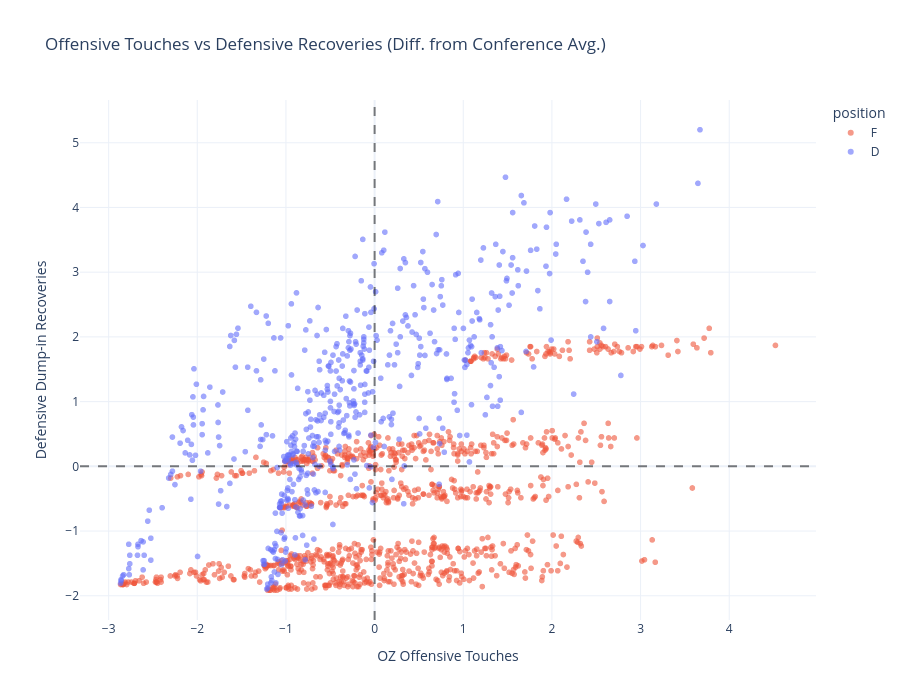

Notebook code cell kept with this figure:
### Markdown cell above
**make this graph interactive to be able to extract any information at all**

### Code cell
import plotly.express as px

fig = px.scatter(
    df,
    x='successful_oz_offensive_touches',
    y='successful_defensive_dump_in_recoveries',
    color='position',
    hover_name='player',
    hover_data=['team', 'conference'],
    color_discrete_sequence=['#ef553b', '#636efa'],
    opacity=0.6,
    title='Offensive Touches vs Defensive Recoveries (Diff. from Conference Avg.)'
)
fig.add_hline(y=0, line_dash="dash", line_color="black", opacity=0.5)
fig.add_vline(x=0, line_dash="dash", line_color="black", opacity=0.5)

fig.update_layout(
    xaxis_title='OZ Offensive Touches',
    yaxis_title='Defensive Dump-in Recoveries',
    template='plotly_white',
    width=900,
    height=700
)

fig.show()

### Figure 1 — Plotly figure (JSON) as saved in the notebook; plotly's stock layout.template omitted (floating-point values rounded to 4 significant figures; data arrays with more than 128 entries replaced by an {"elided": "..."} marker saying what was removed)
{"data": [{"customdata": {"elided": "991x2 str values"}, "hovertemplate": "<b>%{hovertext}</b><br><br>position=F<br>successful_oz_offensive_touches=%{x}<br>successful_defensive_dump_in_recoveries=%{y}<br>team=%{customdata[0]}<br>conference=%{customdata[1]}<extra></extra>", "hovertext": {"elided": "991 str values"}, "legendgroup": "F", "marker": {"color": "#ef553b", "opacity": 0.6, "symbol": "circle"}, "mode": "markers", "name": "F", "showlegend": true, "type": "scattergl", "x": {"elided": "991 float values"}, "xaxis": "x", "y": {"elided": "991 float values"}, "yaxis": "y"}, {"customdata": {"elided": "557x2 str values"}, "hovertemplate": "<b>%{hovertext}</b><br><br>position=D<br>successful_oz_offensive_touches=%{x}<br>successful_defensive_dump_in_recoveries=%{y}<br>team=%{customdata[0]}<br>conference=%{customdata[1]}<extra></extra>", "hovertext": {"elided": "557 str values"}, "legendgroup": "D", "marker": {"color": "#636efa", "opacity": 0.6, "symbol": "circle"}, "mode": "markers", "name": "D", "showlegend": true, "type": "scattergl", "x": {"elided": "557 float values"}, "xaxis": "x", "y": {"elided": "557 float values"}, "yaxis": "y"}], "layout": {"height": 700, "legend": {"title": {"text": "position"}, "tracegroupgap": 0}, "shapes": [{"line": {"color": "black", "dash": "dash"}, "opacity": 0.5, "type": "line", "x0": 0, "x1": 1, "xref": "x domain", "y0": 0, "y1": 0, "yref": "y"}, {"line": {"color": "black", "dash": "dash"}, "opacity": 0.5, "type": "line", "x0": 0, "x1": 0, "xref": "x", "y0": 0, "y1": 1, "yref": "y domain"}], "title": {"text": "Offensive Touches vs Defensive Recoveries (Diff. from Conference Avg.)"}, "width": 900, "xaxis": {"anchor": "y", "domain": [0, 1], "title": {"text": "OZ Offensive Touches"}}, "yaxis": {"anchor": "x", "domain": [0, 1], "title": {"text": "Defensive Dump-in Recoveries"}}}}
